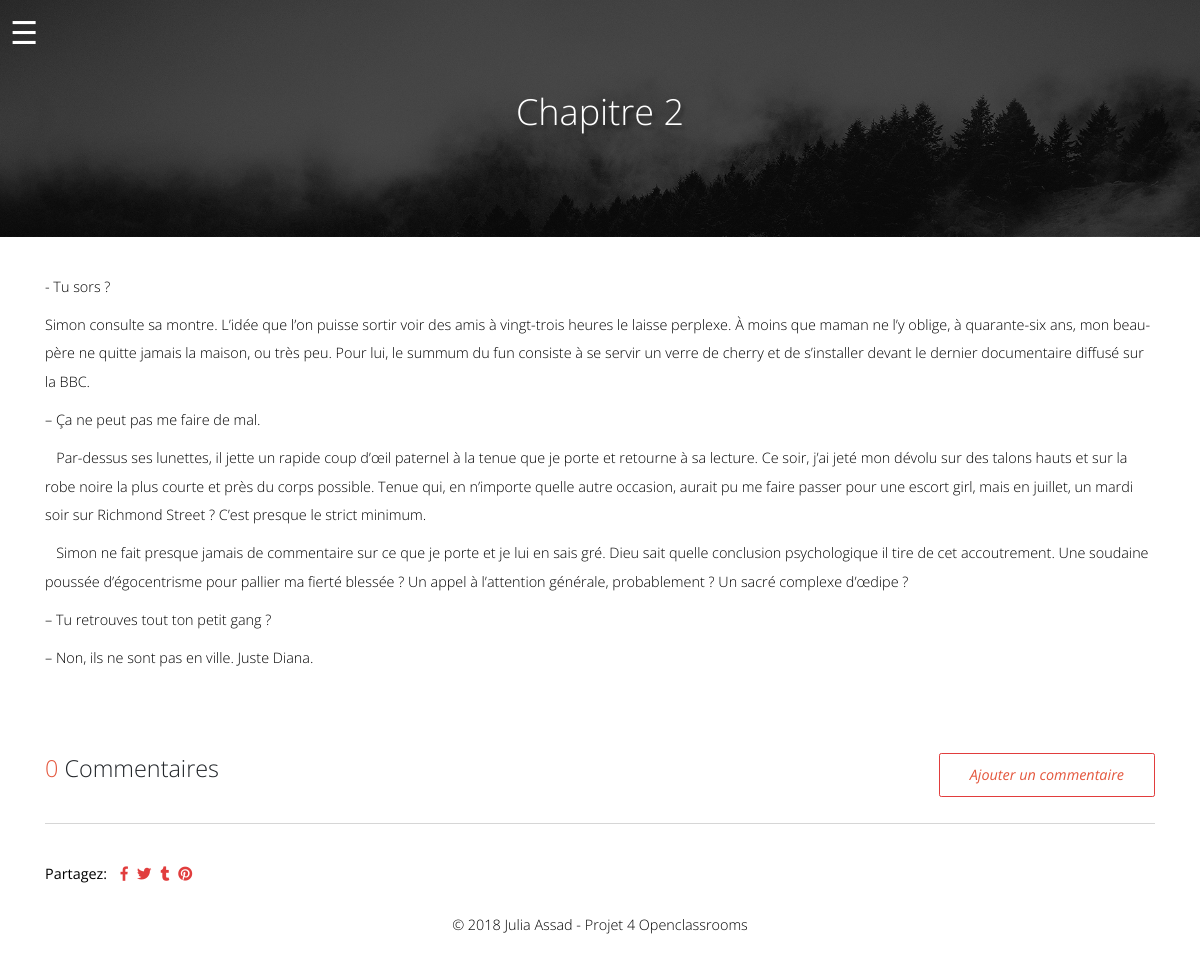
/chapitres/3, run on the app's committed database.
### tables this page shows
CREATE TABLE `chapters` (
  `id` int(11) NOT NULL,
  `title` varchar(255) NOT NULL,
  `body` text NOT NULL,
  `image` varchar(255) NOT NULL,
  `created_at` datetime NOT NULL DEFAULT CURRENT_TIMESTAMP
);

### app/libraries/core.php (called while the page is built, shortened)
<?php
class Core
{
 protected $currentMethod = 'Index';
 public function __construct()
 {
  $url = $this->getUrl();
  if (file_exists('../app/controllers/' . ucwords($url[0]) . '.php')) {
   unset($url[0]);
  }
  $this->currentController = new $this->currentController;
  $this->params = $url ? array_values($url) : [];
  call_user_func_array([$this->currentController, $this->currentMethod], $this->params);
 }
 public function getUrl()
 {
  if (isset($_GET['url'])) {
   $url = rtrim($_GET['url'], '/');
   $url = filter_var($url, FILTER_SANITIZE_URL);
   $url = explode('/', $url);
   return $url;
  }
 }
}

### public/index.php (called while the page is built, shortened)
<?php
$init = new Core;

### app/libraries/database.php (called while the page is built, shortened)
<?php
class Database
{
 private $host = DB_HOST;
 private $user = DB_USER;
 private $pass = DB_PASS;
 private $dbname = DB_NAME;
 private $dbh;
 private $stmt;
 public function __construct()
 {
  $dsn = 'mysql:host=' . $this->host . ';dbname=' . $this->dbname;
  $options = array(
   PDO::ATTR_PERSISTENT => true,
   PDO::ATTR_ERRMODE => PDO::ERRMODE_EXCEPTION,
  );
  try {
   $this->dbh = new PDO($dsn, $this->user, $this->pass, $options);
  } catch (PDOException $e) {
   $this->error = $e->getMessage();
   echo $this->error;
  }}
 public function query($sql)
 {
  $this->stmt = $this->dbh->prepare($sql);
 }
 public function bind($param, $value, $type = null)
 {
  if (is_null($type)) {
   switch (true) {
    default:
     $type = PDO::PARAM_STR;
   }
  }
  $this->stmt->bindValue($param, $value, $type);
 }
 public function execute()
 {
  return $this->stmt->execute();
 }
 public function single()
 {
  $this->execute();
  return $this->stmt->fetch(PDO::FETCH_OBJ);
 }
}

### app/models/AdminChapter.php (called while the page is built, shortened)
<?php
class AdminChapter
{
 private $db;
 public function __construct()
 {
  $this->db = new Database;
 }
 public function getChapters()
 {
  $this->db->query('SELECT * FROM chapters');
  $results = $this->db->resultSet();
  return $results;
 }
 public function getChapterById($id)
 {
  $this->db->query('SELECT * FROM chapters WHERE id = :id');
  $this->db->bind(':id', $id);
  $row = $this->db->single();
  return $row;
 }
}

### app/views/pages/chapitre.php (the view, shortened to what this page needs)
<?php require APPROOT . '/views/inc/header.php';?>
<body class="page-template">
  <div id="container">
    <div class="page-banner">
      <button class="menu-btn">&#9776;</button>
      <div class="container">
        <div class="d-flex justify-content-center align-items-center">
          <h2 class="page-title">
            <?php echo $data['chapter']->title; ?>
          </h2>
        </div>
      </div>
    </div>
    <div class="chapter_single">
      <div class="container">
        <?php echo $data['chapter']->body; ?>
      </div>
    </div>
    <div id="comments" class="comments">
      <div class="container">
        <div class="comments_wrapper">
          <div class="comments-header d-sm-flex justify-content-between align-items-center text-center">
            <?php if ($data['commentsCount'] > 1 || $data['commentsCount'] === 0): ?>
            <h5><span class="commentsCount"><?php echo $data['commentsCount']; ?></span> Commentaires</h5>
            <?php else: ?>
            <h5><span class="commentsCount"><?php echo $data['commentsCount']; ?></span> Commentaire</h5>
            <?php endif;?>
            <div class="add-comment">
              <button class="btn">Ajouter un commentaire</button>
            </div>
          </div>
        </div>
      </div>
    </div>
    <div class="share-chapter">
      <div class="container">
        <div class="d-flex align-items-center">
          <p class="mr-3"><strong>Partagez:</strong></p>
          <ul class="d-flex social-icons list-unstyled">
            <li><a href="#"><i class="fab fa-facebook-f"></i></a>
            </li>
            <li><a href="#"><i class="fab fa-twitter"></i></a></li>
            <li><a href="#"><i class="fab fa-tumblr"></i></a></li>
            <li><a href="#"><i class="fab fa-pinterest"></i></a></li>
          </ul>
        </div>
      </div>
    </div>
  </div>
  <?php require APPROOT . '/views/inc/footer.php';?>

### data on the page
chapters: title "Chapitre 2", body "- Tu sors ? Simon consulte sa montre. L’idée que l’on puisse sortir voir des amis à vingt-trois heures le laisse perplexe. À moins que maman ne l’y oblige, à quarante-six ans, mon beau-père ne quitte jamais la maison, ou très peu. Pour lui, le summum du fun consiste à se servir un verre de cherry et de s’installer devant le dernier documentaire diffusé sur la BBC. – Ça ne peut pas me faire de mal. Par-dessus ses lunettes, il jette un rapide coup d’œil paternel à la tenue que je porte et retourne à sa lecture. Ce soir, j’ai jeté mon dévolu sur des talons hauts et sur la robe noire la plus courte et près du corps possible. Tenue qui, en n’importe quelle autre occasion, aurait pu me faire…"

### other printed values
$data['commentsCount'] "0"
